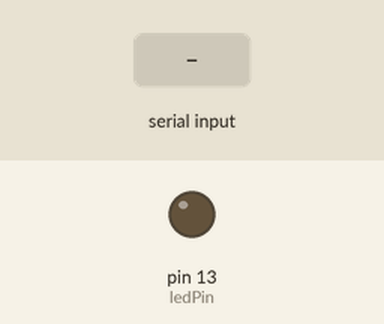
This sketch was run on a simulated Arduino Uno, built with avr-gcc and run on an emulated ATmega328P. Shown: output pins drawn as LEDs (lit = HIGH). Dashed ring = blinking. Inputs (shaded band) come from the test bench.

Above: at 1.2 s.
1.3 s: "90,45\n" received over Serial
At 2.1 s:
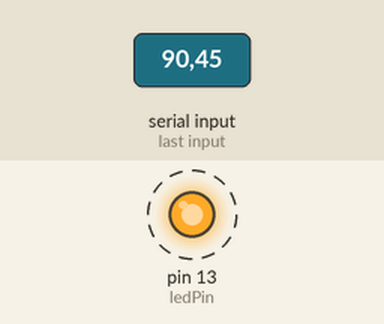
Timing chart, 0 to 10.3 s (numbered marks = the images above; inputs shaded):
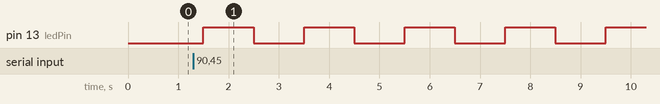

The sketch:

raspi2ardu.ino
```cpp
const int ledPin = 13;

void setup(){
pinMode(ledPin, OUTPUT);
Serial.begin(9600);
}

void loop(){
if (Serial.available())
{
light(Serial.read()-'0');
}
delay(500);
}

void light(int n){
for (int i = 0; i < n; i++) {
digitalWrite(ledPin, HIGH);
delay(1000);
digitalWrite(ledPin, LOW);
delay(1000);
}
}
```

Measured:
- after the input at 1.3 s, pin 13 (ledPin): alternates HIGH for 1.0 s and LOW for 1.0 s, starting after 0.20 s
